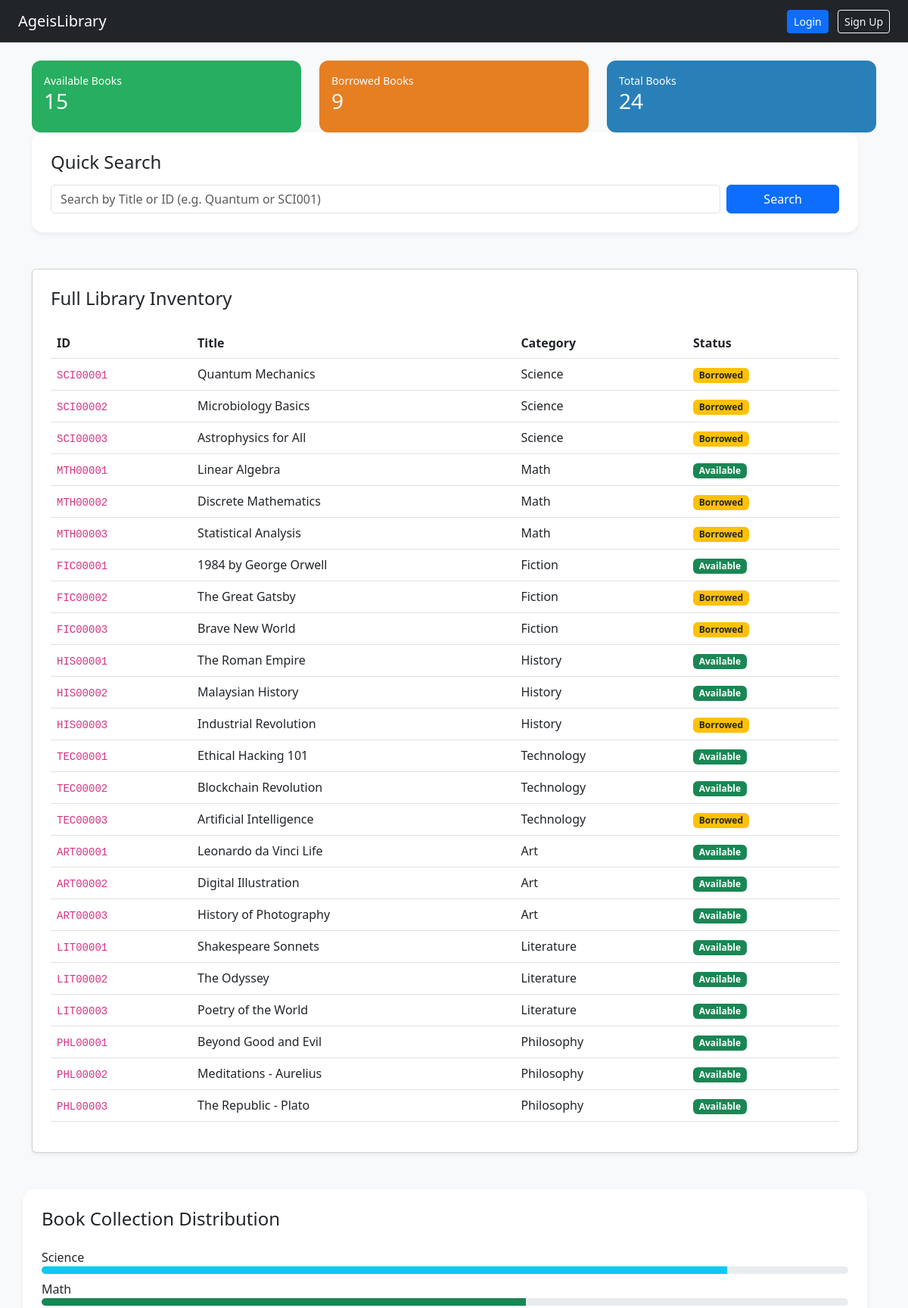
Before: / (upper part) with the older database file.
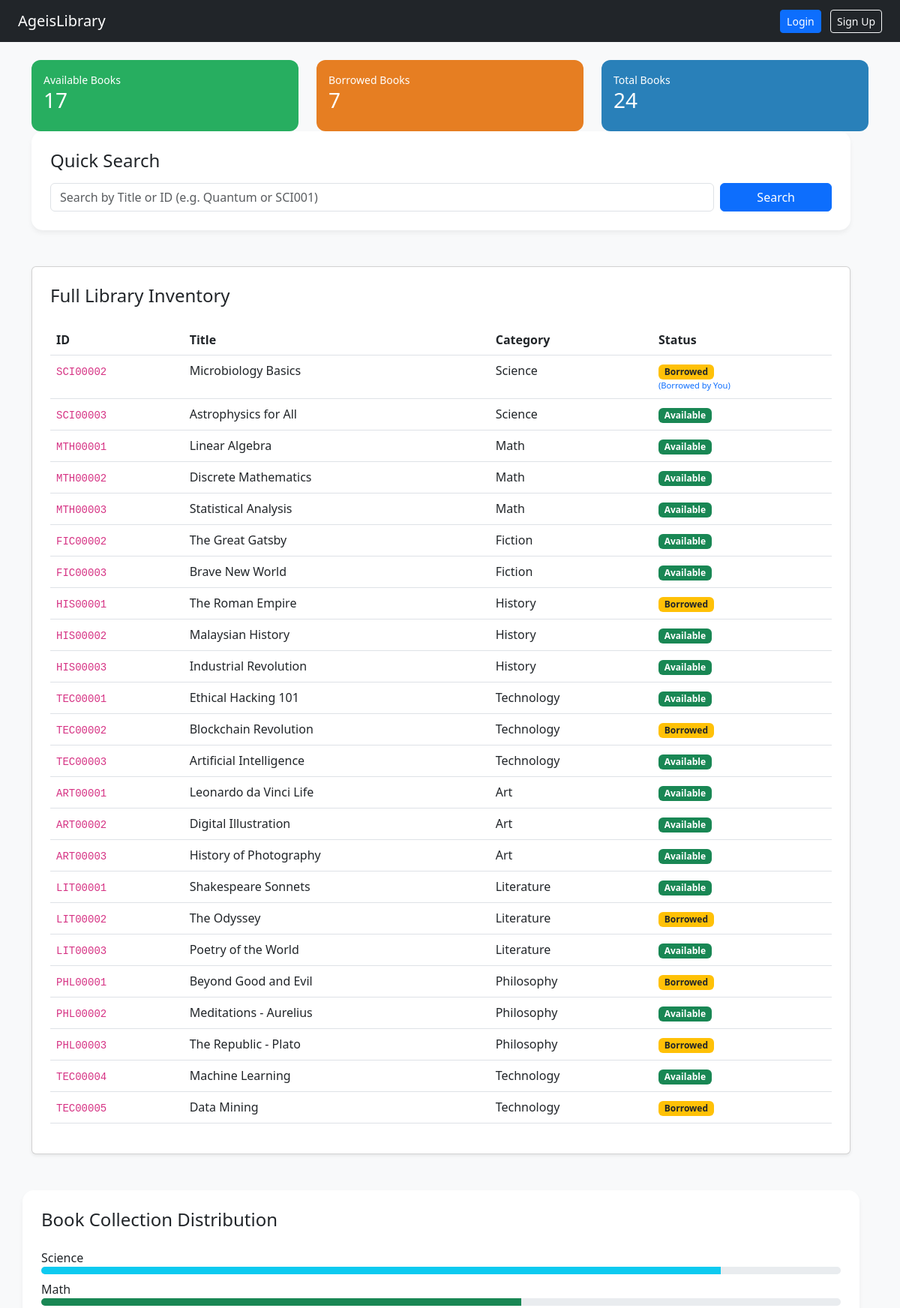
After: the same page with the newer database file.
### tables this page shows
CREATE TABLE books (
    book_id TEXT PRIMARY KEY, -- SCENARIO 3: Strictly 8 chars limit
    title TEXT NOT NULL,
    category TEXT NOT NULL,   -- Science, Math, etc.
    status TEXT NOT NULL,      -- 'Available' or 'Borrowed'
    borrowed_by TEXT
);

### app.py (the view)
@app.route('/')
def home():
    db = get_db()
    total_books = db.execute("SELECT COUNT(*) FROM books").fetchone()[0]
    available_books = db.execute("SELECT COUNT(*) FROM books WHERE status = 'Available'").fetchone()[0]
    borrowed_books = db.execute("SELECT COUNT(*) FROM books WHERE status = 'Borrowed'").fetchone()[0]
    total_users = db.execute("SELECT COUNT(*) FROM users").fetchone()[0]
    my_books_count = 0
    if session.get('user'):
        my_books_count = db.execute("SELECT COUNT(*) FROM books WHERE borrowed_by = ?",
                                     (session['user'],)).fetchone()[0]
    all_books = db.execute("SELECT * FROM books").fetchall()
    stats = {
        'total': total_books,
        'available': available_books,
        'rented': borrowed_books,
        'my_books': my_books_count, # This is the "My Borrowed" stat
        'users': total_users
    }
    current_user = session.get('user')
    return render_template('dashboard.html',
                           user=current_user,
                           role=session.get('role'),
                           stats=stats,
                           all_books=all_books)

### app.py (called while the page is built)
def get_db():
    conn = sqlite3.connect('library.db', timeout=20)
    conn.row_factory = sqlite3.Row
    return conn

### templates/dashboard.html (shortened to what this page needs)
<!DOCTYPE html>
<html>
<head>
    <link href="https://cdn.jsdelivr.net/npm/bootstrap@5.3.0/dist/css/bootstrap.min.css" rel="stylesheet">
    <link rel="stylesheet" href="/static/style.css">
</head>
<body>
<nav class="navbar navbar-dark bg-dark px-4">
    <span class="navbar-brand">AgeisLibrary</span>
    <div>
        {% if user %}
            {% if role == 'admin' %}
                <a href="/admin" class="btn btn-warning btn-sm me-2">⚙️ Admin Panel</a>
            {% endif %}
            <a href="/profile" class="text-light me-3 text-decoration-none">
                <span class="badge bg-secondary p-2">👤 {{ user }}</span>
            </a>
            <a href="/logout" class="btn btn-outline-danger btn-sm">Logout</a>
        {% else %}
            <a href="/login_page" class="btn btn-primary btn-sm me-2">Login</a>
            <a href="/signup" class="btn btn-outline-light btn-sm">Sign Up</a>
        {% endif %}
    </div>
</nav>
<div class="container mt-4">
    <div class="row mb-5">
        <div class="col">
            <div class="card stat-card bg-available p-3">
                <small>Available Books</small>
                <h3>{{ stats.available }}</h3>
            </div>
        </div>
        <div class="col">
            <div class="card stat-card bg-rented p-3">
                <small>Borrowed Books</small>
                <h3>{{ stats.rented }}</h3>
            </div>
        </div>
        <div class="col">
            <div class="card stat-card bg-total p-3">
                <small>Total Books</small>
                <h3>{{ stats.total }}</h3>
            </div>
        </div>
    <div class="row">
        <div class="col-md-12 mb-5">
            <div class="category-box">
                <h4 class="mb-3">Quick Search</h4>
                <form action="/search" method="POST" class="d-flex gap-2">
					<input type="text" name="book_id" class="form-control"
						   placeholder="Search by Title or ID (e.g. Quantum or SCI001)"
						   maxlength="50" value="{{ typed_query if typed_query else '' }}" required>
					<button type="submit" class="btn btn-primary px-5">Search</button>
				</form>
            </div>
        </div>
        <div class="col-md-12">
            <div class="card p-4 shadow-sm mb-5">
                <h4 class="mb-4">Full Library Inventory</h4>
                <table class="table table-hover">
					<thead>
						<tr>
							<th>ID</th><th>Title</th><th>Category</th><th>Status</th>
						</tr>
					</thead>
					<tbody>
						{% for book in all_books %}
						<tr>
							<td><code>{{ book.book_id }}</code></td>
							<td>{{ book.title }}</td>
							<td>{{ book.category }}</td>
							<td>
								<span class="badge {{ 'bg-success' if book['status'] == 'Available' else 'bg-warning text-dark' }}">
									{{ book['status'] }}
								</span>
								{% if book['status'] == 'Borrowed' and book['borrowed_by'] == user %}
									<small class="d-block text-primary" style="font-size: 0.7rem;">(Borrowed by You)</small>
								{% endif %}
							</td>
						</tr>
						{% endfor %}
					</tbody>
				</table>
            </div>
        </div>
		<div class="category-box">
    <h4 class="mb-4">Book Collection Distribution</h4>
    <label>Science</label>
    <div class="progress mb-2"><div class="progress-bar bg-info" style="width: 85%"></div></div>
    <label>Math</label>
    <div class="progress mb-2"><div class="progress-bar bg-success" style="width: 60%"></div></div>
</div>
    </div>
</div>
</body>
</html>

### static/style.css (style rules this page uses)
:root { --primary-color: #2c3e50; --secondary-color: #34495e; --accent-color: #3498db; --bg-color: #f8f9fa; }
body { background-color: var(--bg-color); font-family: 'Segoe UI', Tahoma, Geneva, Verdana, sans-serif; }
.stat-card { border: none; border-radius: 12px; transition: transform 0.3s; color: white; }
.bg-available { background: #27ae60; }
.bg-rented { background: #e67e22; }
.bg-total { background: #2980b9; }
.category-box { background: white; padding: 25px; border-radius: 15px; box-shadow: 0 4px 6px rgba(0,0,0,0.05); }
.progress { height: 10px; border-radius: 5px; margin-bottom: 20px; }

Changed rows visible on the page:
removed books: book_id "SCI00001", title "Quantum Mechanics", category "Science", status "Borrowed"
removed books: book_id "FIC00001", title "1984 by George Orwell", category "Fiction", status "Available"
changed books "Microbiology Basics": now shows "(Borrowed by You)"
changed books "Astrophysics for All": status "Borrowed" → "Available"
changed books "Discrete Mathematics": status "Borrowed" → "Available"
changed books "Statistical Analysis": status "Borrowed" → "Available"
changed books "The Great Gatsby": status "Borrowed" → "Available"
changed books "Brave New World": status "Borrowed" → "Available"
changed books "The Roman Empire": status "Available" → "Borrowed"
changed books "Industrial Revolution": status "Borrowed" → "Available"
changed books "Blockchain Revolution": status "Available" → "Borrowed"
changed books "Artificial Intelligence": status "Borrowed" → "Available"
changed books "The Odyssey": status "Available" → "Borrowed"
changed books "Beyond Good and Evil": status "Available" → "Borrowed"
changed books "The Republic - Plato": status "Available" → "Borrowed"
added books: book_id "TEC00004", title "Machine Learning", category "Technology", status "Available"
added books: book_id "TEC00005", title "Data Mining", category "Technology", status "Borrowed"
Other visible differences:
{{ stats.available }}: "15" → "17"
{{ stats.rented }}: "9" → "7"
